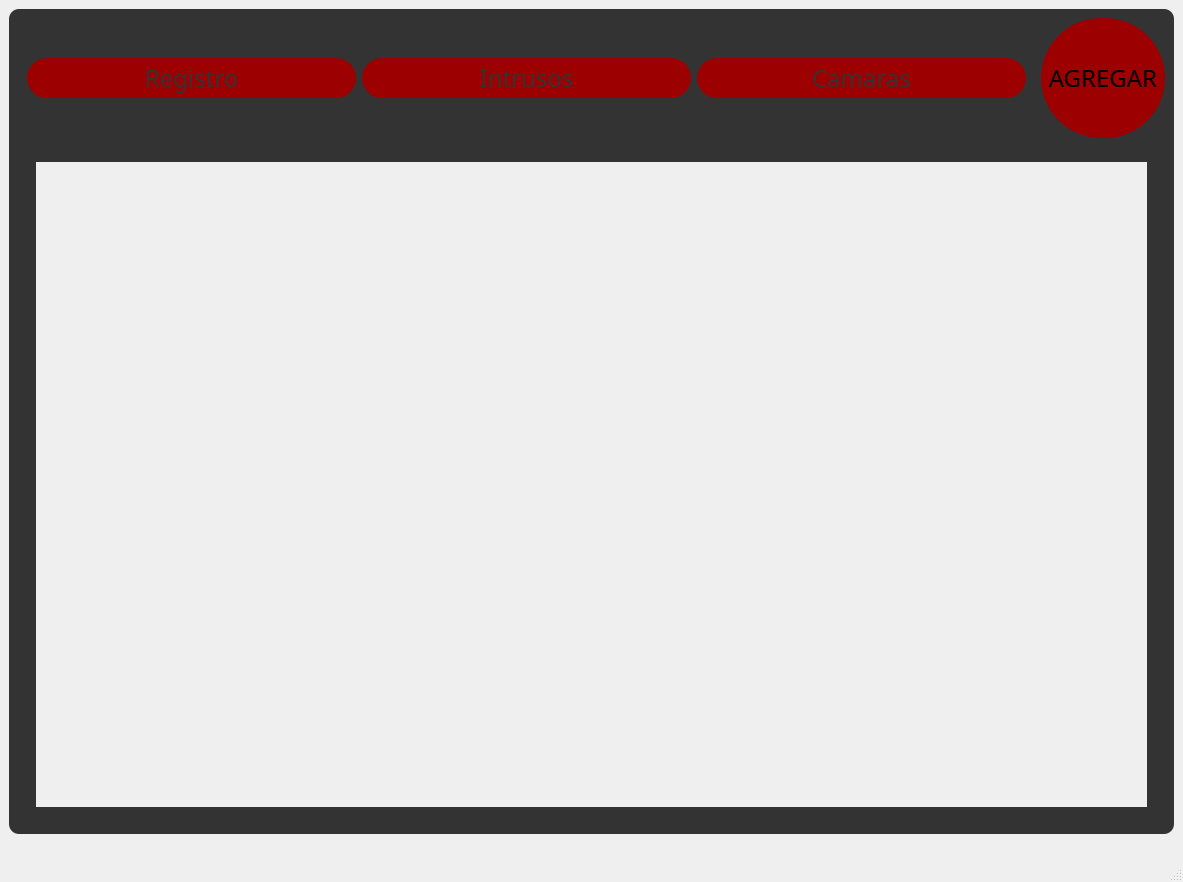
<?xml version="1.0" encoding="UTF-8"?>
<ui version="4.0">
 <class>MainWindow</class>
 <widget class="QMainWindow" name="MainWindow">
  <property name="geometry">
   <rect>
    <x>0</x>
    <y>0</y>
    <width>1183</width>
    <height>882</height>
   </rect>
  </property>
  <property name="minimumSize">
   <size>
    <width>0</width>
    <height>0</height>
   </size>
  </property>
  <property name="sizeIncrement">
   <size>
    <width>0</width>
    <height>0</height>
   </size>
  </property>
  <property name="windowTitle">
   <string>MainWindow</string>
  </property>
  <property name="styleSheet">
   <string notr="true">*{
	font-family: century gothyc;
	font-size: 24px;
}

QFrame{
	
	background-color: rgb(51, 51, 51);
	border-radius: 10px;
}

QToolButton{
	background: rgb(156, 0, 1);
	border-radius: 60px;

}

QLabel{
	color:white;
}

QPushButton{
	color:  rgb(51, 51, 51);
	background: rgb(156, 0, 1);
	border-radius: 20px;

}

QPushButton:hover{
	color: rgb(156, 0, 1);
	border-radius: 20px;
	background: rgb(51, 51, 51);
}

QLineEdit{
	background:transparent;	
	border-color: rgb(84, 150, 255);
	border: none;
	color:rgb(113, 112, 114);

	border-bottom: 1px solid rgb(113, 112, 114);
}</string>
  </property>
  <widget class="QWidget" name="centralwidget">
   <layout class="QHBoxLayout" name="horizontalLayout_5">
    <item>
     <widget class="QFrame" name="frame">
      <property name="frameShape">
       <enum>QFrame::StyledPanel</enum>
      </property>
      <property name="frameShadow">
       <enum>QFrame::Raised</enum>
      </property>
      <layout class="QGridLayout" name="gridLayout">
       <item row="1" column="0" rowspan="2" colspan="3">
        <widget class="QFrame" name="frame_3">
         <property name="frameShape">
          <enum>QFrame::StyledPanel</enum>
         </property>
         <property name="frameShadow">
          <enum>QFrame::Raised</enum>
         </property>
         <layout class="QHBoxLayout" name="horizontalLayout_2">
          <item>
           <widget class="QStackedWidget" name="stackedWidget">
            <widget class="QWidget" name="page_3">
             <layout class="QHBoxLayout" name="horizontalLayout_3">
              <item>
               <widget class="QScrollArea" name="scrollArea">
                <property name="widgetResizable">
                 <bool>true</bool>
                </property>
                <widget class="QWidget" name="scrollAreaWidgetContents">
                 <property name="geometry">
                  <rect>
                   <x>0</x>
                   <y>0</y>
                   <width>1111</width>
                   <height>647</height>
                  </rect>
                 </property>
                 <layout class="QHBoxLayout" name="horizontalLayout_7">
                  <item>
                   <layout class="QGridLayout" name="gridLayout_2"/>
                  </item>
                 </layout>
                </widget>
               </widget>
              </item>
             </layout>
            </widget>
            <widget class="QWidget" name="page_4">
             <layout class="QHBoxLayout" name="horizontalLayout_4">
              <item>
               <widget class="QScrollArea" name="scrollArea_2">
                <property name="widgetResizable">
                 <bool>true</bool>
                </property>
                <widget class="QWidget" name="scrollAreaWidgetContents_2">
                 <property name="geometry">
                  <rect>
                   <x>0</x>
                   <y>0</y>
                   <width>1111</width>
                   <height>647</height>
                  </rect>
                 </property>
                 <layout class="QHBoxLayout" name="horizontalLayout_6">
                  <item>
                   <layout class="QGridLayout" name="gridLayout_3"/>
                  </item>
                 </layout>
                </widget>
               </widget>
              </item>
             </layout>
            </widget>
           </widget>
          </item>
         </layout>
        </widget>
       </item>
       <item row="0" column="0" colspan="2">
        <widget class="QFrame" name="frame_2">
         <property name="frameShape">
          <enum>QFrame::StyledPanel</enum>
         </property>
         <property name="frameShadow">
          <enum>QFrame::Raised</enum>
         </property>
         <layout class="QHBoxLayout" name="horizontalLayout">
          <item>
           <widget class="QPushButton" name="pushButton_2">
            <property name="minimumSize">
             <size>
              <width>20</width>
              <height>20</height>
             </size>
            </property>
            <property name="maximumSize">
             <size>
              <width>16777215</width>
              <height>40</height>
             </size>
            </property>
            <property name="sizeIncrement">
             <size>
              <width>20</width>
              <height>20</height>
             </size>
            </property>
            <property name="text">
             <string>Registro</string>
            </property>
           </widget>
          </item>
          <item>
           <widget class="QPushButton" name="pushButton_5">
            <property name="minimumSize">
             <size>
              <width>20</width>
              <height>20</height>
             </size>
            </property>
            <property name="maximumSize">
             <size>
              <width>16777215</width>
              <height>40</height>
             </size>
            </property>
            <property name="sizeIncrement">
             <size>
              <width>20</width>
              <height>20</height>
             </size>
            </property>
            <property name="text">
             <string>Intrusos</string>
            </property>
           </widget>
          </item>
          <item>
           <widget class="QPushButton" name="pushButton_4">
            <property name="minimumSize">
             <size>
              <width>20</width>
              <height>20</height>
             </size>
            </property>
            <property name="maximumSize">
             <size>
              <width>16777215</width>
              <height>40</height>
             </size>
            </property>
            <property name="sizeIncrement">
             <size>
              <width>20</width>
              <height>20</height>
             </size>
            </property>
            <property name="text">
             <string>Camaras</string>
            </property>
           </widget>
          </item>
         </layout>
        </widget>
       </item>
       <item row="0" column="2">
        <widget class="QToolButton" name="toolButton">
         <property name="minimumSize">
          <size>
           <width>120</width>
           <height>120</height>
          </size>
         </property>
         <property name="sizeIncrement">
          <size>
           <width>120</width>
           <height>120</height>
          </size>
         </property>
         <property name="text">
          <string>AGREGAR</string>
         </property>
         <property name="icon">
          <iconset>
           <normaloff>pengu.gif</normaloff>pengu.gif</iconset>
         </property>
         <property name="iconSize">
          <size>
           <width>120</width>
           <height>120</height>
          </size>
         </property>
        </widget>
       </item>
      </layout>
     </widget>
    </item>
   </layout>
  </widget>
  <widget class="QStatusBar" name="statusbar"/>
 </widget>
 <resources/>
 <connections/>
</ui>
